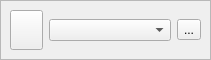
<?xml version="1.0" encoding="UTF-8"?>
<ui version="4.0">
 <class>SerialBox5_fix_baudrate</class>
 <widget class="QWidget" name="SerialBox5_fix_baudrate">
  <property name="geometry">
   <rect>
    <x>0</x>
    <y>0</y>
    <width>211</width>
    <height>60</height>
   </rect>
  </property>
  <layout class="QHBoxLayout" name="horizontalLayout">
   <property name="leftMargin">
    <number>0</number>
   </property>
   <property name="topMargin">
    <number>0</number>
   </property>
   <property name="rightMargin">
    <number>0</number>
   </property>
   <property name="bottomMargin">
    <number>0</number>
   </property>
   <item>
    <widget class="QFrame" name="frame">
     <property name="frameShape">
      <enum>QFrame::StyledPanel</enum>
     </property>
     <property name="frameShadow">
      <enum>QFrame::Raised</enum>
     </property>
     <layout class="QHBoxLayout" name="horizontalLayout_3">
      <item>
       <widget class="QPushButton" name="btn_power">
        <property name="maximumSize">
         <size>
          <width>33</width>
          <height>70</height>
         </size>
        </property>
        <property name="checkable">
         <bool>true</bool>
        </property>
       </widget>
      </item>
      <item>
       <layout class="QHBoxLayout" name="horizontalLayout_2">
        <item>
         <layout class="QVBoxLayout" name="verticalLayout">
          <item>
           <layout class="QGridLayout" name="gridLayout">
            <item row="0" column="1">
             <widget class="QToolButton" name="btn_refresh">
              <property name="text">
               <string>...</string>
              </property>
             </widget>
            </item>
            <item row="0" column="0">
             <widget class="QComboBox" name="PortBox"/>
            </item>
           </layout>
          </item>
         </layout>
        </item>
        <item>
         <layout class="QVBoxLayout" name="layout_power"/>
        </item>
        <item>
         <layout class="QVBoxLayout" name="layout_right_LOG"/>
        </item>
       </layout>
      </item>
     </layout>
    </widget>
   </item>
  </layout>
 </widget>
 <tabstops>
  <tabstop>PortBox</tabstop>
  <tabstop>btn_refresh</tabstop>
 </tabstops>
 <resources/>
 <connections/>
</ui>
